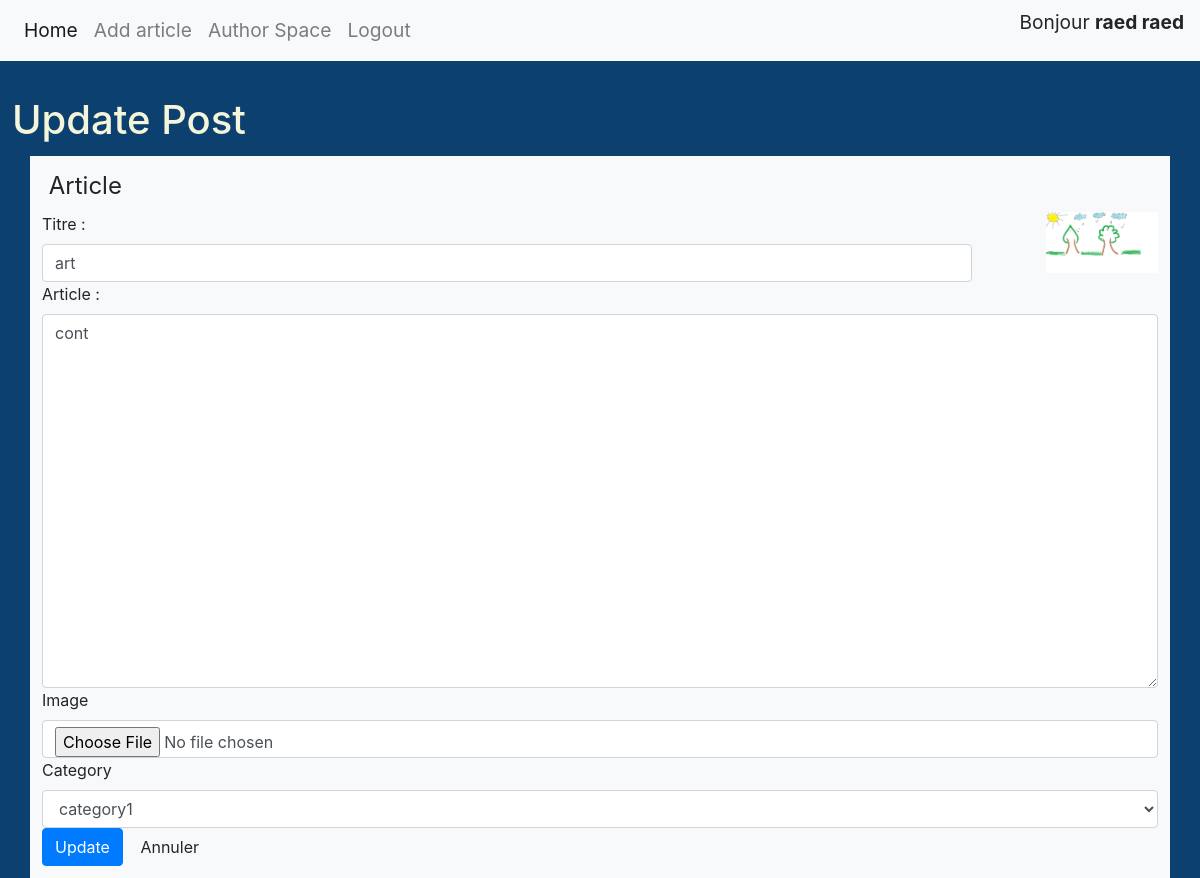
The page /author_select_post.php (signed in) on the database its author committed.
### tables this page shows
CREATE TABLE IF NOT EXISTS `posts` (
  `id` int(11) NOT NULL AUTO_INCREMENT,
  `titre` text NOT NULL,
  `contenu` text NOT NULL,
  `date_post` date NOT NULL,
  `user_id` int(11) NOT NULL,
  `category_id` int(11) NOT NULL,
  PRIMARY KEY (`id`),
  KEY `users` (`user_id`),
  KEY `category` (`category_id`)
);

CREATE TABLE IF NOT EXISTS `image` (
  `id` int(11) NOT NULL AUTO_INCREMENT,
  `url` varchar(255) NOT NULL,
  `post_id` int(11) NOT NULL,
  PRIMARY KEY (`id`),
  KEY `posts` (`post_id`)
);

### author_select_post.php (called while the page is built, shortened)
<?php
include "connexion.php";
$author=$_SESSION["user_id"];
    $post=$conn->prepare("SELECT posts.id, `titre`, `contenu`, `date_post`, `user_id`, users.nom AS auteur,url FROM `posts` LEFT join image on image.post_id = posts.id INNER join users on posts.user_id = users.id  where users.id=".$author);
    $post->execute();
	$res = $post->fetch(PDO::FETCH_ASSOC);
$stmt=$conn->prepare("SELECT *from category");
    $stmt->execute();
	$sql = $stmt->fetchALL(PDO::FETCH_ASSOC);
include 'layout.phtml';
?>

### author_edit_post.phtml (the view, shortened to what this page needs)
<h1>Update Post</h1>
<div class="container">
    <form action="author_update_post.php" method="post" id="update_post" enctype="multipart/form-data">
        <fieldset>
            <legend><i class="fa fa-sticky-note-o"></i> Article</legend>
                    <img src="image/<?= $res['url'] ?>" class="card-img-top" alt="">
                    <label for="titre">Titre :</label>
                    <input type="text" id="titre" name="titre" value="<?= $res['titre'] ?>" class="form-control col-sm-10">
                    <label class="textarea" for="contenu">Article :</label>
                    <textarea id="contents" name="contenu" rows="15" class="form-control"><?= $res['contenu'] ?></textarea>
                    <label >Image</label>
                    <input type="file" name="image" class="form-control">
                    <label>Category</label>
                        <select class="form-control" name="category">
                               <?php foreach($sql as $cat){ ?>
                                <option value="<?= $cat['id'] ?>" ><?= $cat['nom'] ?></option>
                                <?php } ?>
                        </select>
                    <button class="btn btn-primary" type="submit">Update</button>
                    <a class="btn" href="author.php">Annuler</a>
        </fieldset>
    </form>
</div>

### css/home.css (style rules this page uses)
* { box-sizing: border-box; }
body { background-color: #0B406F; }
main h1 { margin: 1%; color:beige; }
main .container { padding:1%; background-color: #F8F9FA }
main #update_post img { width: 10%;float: right; }

### rows shown on the page
posts: image.url (picture), titre "art", contenu "cont"

### other values the page prints
$_SESSION['nom'] "raed"
$_SESSION['prenom'] "raed"
form field category "category1"
